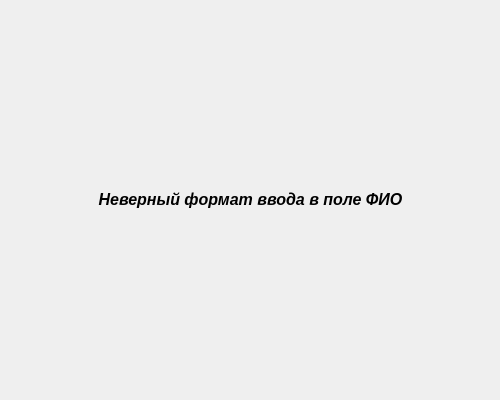
<?xml version="1.0" encoding="UTF-8"?>
<ui version="4.0">
 <class>Dialog</class>
 <widget class="QDialog" name="Dialog">
  <property name="geometry">
   <rect>
    <x>0</x>
    <y>0</y>
    <width>500</width>
    <height>400</height>
   </rect>
  </property>
  <property name="windowTitle">
   <string>FIOError</string>
  </property>
  <layout class="QGridLayout" name="gridLayout">
   <item row="1" column="2">
    <spacer name="horizontalSpacer_2">
     <property name="orientation">
      <enum>Qt::Horizontal</enum>
     </property>
     <property name="sizeHint" stdset="0">
      <size>
       <width>40</width>
       <height>20</height>
      </size>
     </property>
    </spacer>
   </item>
   <item row="1" column="0">
    <spacer name="horizontalSpacer">
     <property name="orientation">
      <enum>Qt::Horizontal</enum>
     </property>
     <property name="sizeHint" stdset="0">
      <size>
       <width>40</width>
       <height>20</height>
      </size>
     </property>
    </spacer>
   </item>
   <item row="2" column="1">
    <spacer name="verticalSpacer">
     <property name="orientation">
      <enum>Qt::Vertical</enum>
     </property>
     <property name="sizeHint" stdset="0">
      <size>
       <width>20</width>
       <height>40</height>
      </size>
     </property>
    </spacer>
   </item>
   <item row="1" column="1">
    <layout class="QHBoxLayout" name="horizontalLayout">
     <item>
      <widget class="QLabel" name="label">
       <property name="text">
        <string>&lt;html&gt;&lt;head/&gt;&lt;body&gt;&lt;p align=&quot;center&quot;&gt;&lt;span style=&quot; font-size:12pt; font-weight:700; font-style:italic;&quot;&gt;Неверный формат ввода в поле ФИО&lt;/span&gt;&lt;/p&gt;&lt;/body&gt;&lt;/html&gt;</string>
       </property>
      </widget>
     </item>
    </layout>
   </item>
   <item row="0" column="1">
    <spacer name="verticalSpacer_2">
     <property name="orientation">
      <enum>Qt::Vertical</enum>
     </property>
     <property name="sizeHint" stdset="0">
      <size>
       <width>20</width>
       <height>40</height>
      </size>
     </property>
    </spacer>
   </item>
  </layout>
 </widget>
 <resources/>
 <connections/>
</ui>
